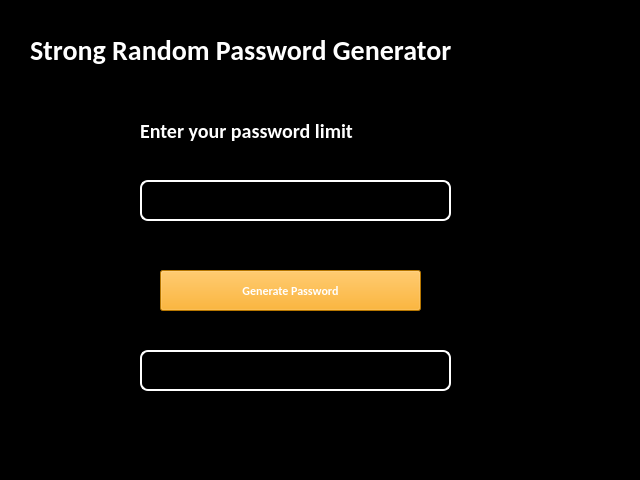
<?xml version="1.0" encoding="UTF-8"?>
<ui version="4.0">
 <class>MainWindow</class>
 <widget class="QMainWindow" name="MainWindow">
  <property name="geometry">
   <rect>
    <x>0</x>
    <y>0</y>
    <width>640</width>
    <height>480</height>
   </rect>
  </property>
  <property name="windowTitle">
   <string>Strong Random Password Generator</string>
  </property>
  <property name="styleSheet">
   <string notr="true">background-color:black;</string>
  </property>
  <widget class="QWidget" name="centralwidget">
   <widget class="QLabel" name="appTitle">
    <property name="geometry">
     <rect>
      <x>30</x>
      <y>30</y>
      <width>551</width>
      <height>41</height>
     </rect>
    </property>
    <property name="styleSheet">
     <string notr="true">font-family:Calibri;
font-weight:bold;
font-size:28px;
color:white;</string>
    </property>
    <property name="text">
     <string>Strong Random Password Generator</string>
    </property>
   </widget>
   <widget class="QLabel" name="passwordLimitTitle">
    <property name="geometry">
     <rect>
      <x>140</x>
      <y>110</y>
      <width>301</width>
      <height>41</height>
     </rect>
    </property>
    <property name="styleSheet">
     <string notr="true">font-family:Calibri;
font-weight:bold;
font-size:20px;
color:white;</string>
    </property>
    <property name="text">
     <string>Enter your password limit</string>
    </property>
   </widget>
   <widget class="QLineEdit" name="passwordLimit">
    <property name="geometry">
     <rect>
      <x>140</x>
      <y>180</y>
      <width>311</width>
      <height>41</height>
     </rect>
    </property>
    <property name="styleSheet">
     <string notr="true">font-family:Caibrity;
font-weight:bold;
font-size:18px;
color:white;
border:2px solid white;
border-radius:8px;</string>
    </property>
   </widget>
   <widget class="QPushButton" name="generatePasswordButton">
    <property name="geometry">
     <rect>
      <x>160</x>
      <y>270</y>
      <width>261</width>
      <height>41</height>
     </rect>
    </property>
    <property name="styleSheet">
     <string notr="true">background-color:orange;
color:white;
font-family:Calibri;
font-weight:bold;
border-radious:8px;</string>
    </property>
    <property name="text">
     <string>Generate Password</string>
    </property>
   </widget>
   <widget class="QLineEdit" name="outputBox">
    <property name="geometry">
     <rect>
      <x>140</x>
      <y>350</y>
      <width>311</width>
      <height>41</height>
     </rect>
    </property>
    <property name="styleSheet">
     <string notr="true">font-family:Caibrity;
font-weight:bold;
font-size:18px;
color:white;
border:2px solid white;
border-radius:8px;</string>
    </property>
   </widget>
  </widget>
  <widget class="QStatusBar" name="statusbar"/>
 </widget>
 <resources/>
 <connections/>
</ui>
